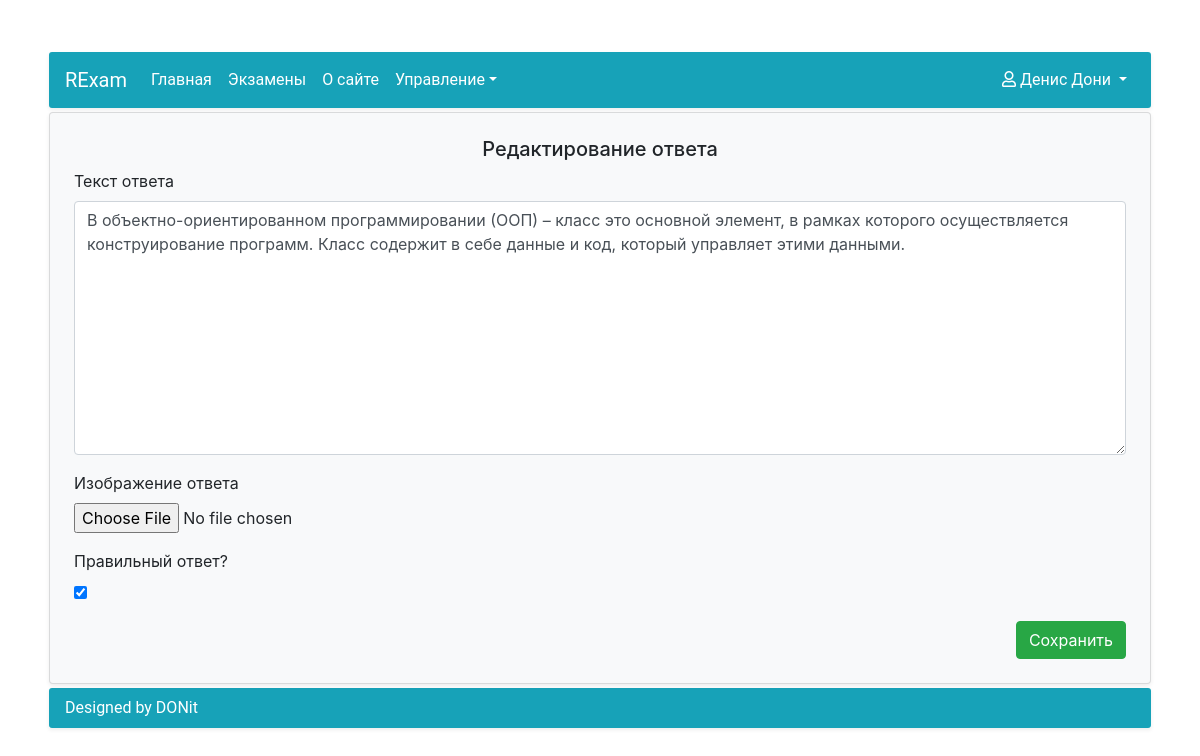
The app's page /exams/answer_update/6/7 (signed in) with its own data.
### Accounts/models.py (models this page shows, shortened)
class UserAccount(AbstractUser):
    middle_name = models.CharField(max_length=20, blank=True, null=False, verbose_name=u'Отчество')
    study_group = models.ForeignKey(StudyGroup, on_delete=models.SET_NULL, null=True, blank=True)
    REQUIRED_FIELDS = ['email', 'first_name', 'last_name']
    class Meta:
        verbose_name = u'Пользователь'
        verbose_name_plural = u'Пользователи'

### Exams/models.py (models this page shows, shortened)
class Answer(Model):
    answer_text = TextField(blank=False, null=False, verbose_name=u'Текст ответа')
    answer_question = ForeignKey(Question, blank=False, null=False, on_delete=CASCADE, verbose_name=u'Ответ к вопросу')
    answer_image = ImageField(upload_to='answer_images', blank=True, null=True, verbose_name=u'Изображение ответа')
    answer_truth = BooleanField(blank=False, null=False, verbose_name=u'Правильный ответ?')
    class Meta:
        verbose_name = u'Ответ'
        verbose_name_plural = u'Ответы'
        db_table = 'exam_answers'

### Exams/views.py (the view, shortened to what this page needs)
# urls.py: path('answer_update/<pk>/<int:question_id>', AnswerUpdate.as_view(), name='AnswerUpdate'),
class AnswerUpdate(PermissionRequiredMixin, UpdateView):
    model = Answer
    form_class = AnswerCreateForm
    permission_required = 'Exams.change_answer'
    template_name = 'Exams/Answer/AnswerUpdate.html'

### Exams/forms.py
class AnswerCreateForm(ModelForm):
    class Meta:
        model = Answer
        exclude = ['answer_question']
        widgets = {
            'answer_text': Textarea(attrs={'class': 'form-control', 'placeholder': 'Текст ответа'}),
        }

### Exams/templates/Exams/Answer/AnswerUpdate.html (shortened to what this page needs)
{% extends 'RExam/BaseContent.html' %}
{% block content %}
    <div class="card bg-light shadow-sm m-1">
        <form class="p-4" action="" method="post" enctype="multipart/form-data">
            <h5 class="text-center">Редактирование ответа</h5>
            {% for field in form %}
                <div class="form-group">
                    <label class="d-block" for="{{ field.id_for_label }}">{{ field.label }}</label>
                    {{ field }}
                </div>
            {% endfor %}
            <div class="d-flex justify-content-end">
                <button class="btn btn-success" type="submit">Сохранить</button>
            </div>
        </form>
    </div>
{% endblock content %}

### RExam/templates/RExam/BaseContent.html (shortened to what this page needs)
{% extends 'RExam/base.html' %}
{% block body_start %}
    <div class="d-flex justify-content-center h-100">
        <div class="container mt-lg-5">
            <nav class="navbar navbar-expand-lg navbar-dark bg-info menu shadow-sm m-1">
                <a class="navbar-brand" href="{% url 'HomePage' %}">RExam</a>
                <div class="collapse navbar-collapse" id="navbarSupportedContent">
                    <ul class="navbar-nav mr-auto">
                        <li class="nav-item active">
                            <a class="nav-link" href="{% url 'HomePage' %}">Главная</a>
                        </li>
                        <li class="nav-item active">
                            <a class="nav-link" href="{% url 'ListExams' %}">Экзамены</a>
                        </li>
                        <li class="nav-item active">
                            <a class="nav-link" href="{% url 'AboutPage' %}">О сайте</a>
                        </li>
                        {% if user.is_staff %}
                            <li class="nav-item active dropdown">
                                <a class="nav-link dropdown-toggle active" href="#" id="navbarDropdown" role="button"
                                   data-toggle="dropdown" aria-haspopup="true" aria-expanded="false">Управление</a>
                            </li>
                        {% endif %}
                    </ul>
                    <ul class="nav navbar-nav navbar-right">
                        <li class="nav-item dropdown align-right">
                            <a class="nav-link dropdown-toggle active" href="#" id="navbarDropdown" role="button"
                               data-toggle="dropdown"
                               aria-haspopup="true" aria-expanded="false"><i class="far fa-user"></i>
                                {{ user.get_full_name }}
                            </a>
                        </li>
                    </ul>
                </div>
            </nav>
            {% block content %}{% endblock content %}
            <div class="footer shadow-sm m-1">
                <div class="footer-content bg-info">Designed by DONit</div>
            </div>
        </div>
    </div>
{% endblock body_start %}

### RExam/static/RExam/style.css (style rules this page uses)
html, body { height: 100%; margin: 0; padding: 0; }
body { background: #ffffff; }
.footer-content { font-family: Roboto, sans-serif; border-radius: 3px; color: white; padding: .5rem 1rem; }
.menu { font-family: Roboto, sans-serif; border-radius: 3px; }

### records on screen
UserAccount: get_full_name "Денис Дони"
Answer: form "В объектно-ориентированном программировании (ООП) – класс это основной элемент, в рамках которого осуществляется конструирование программ. Класс содержит в себе данные и код, который управляет этими данными." "☑"

### other values on screen
{{ field.label }} "Текст ответа" "Изображение ответа" "Правильный ответ?"
